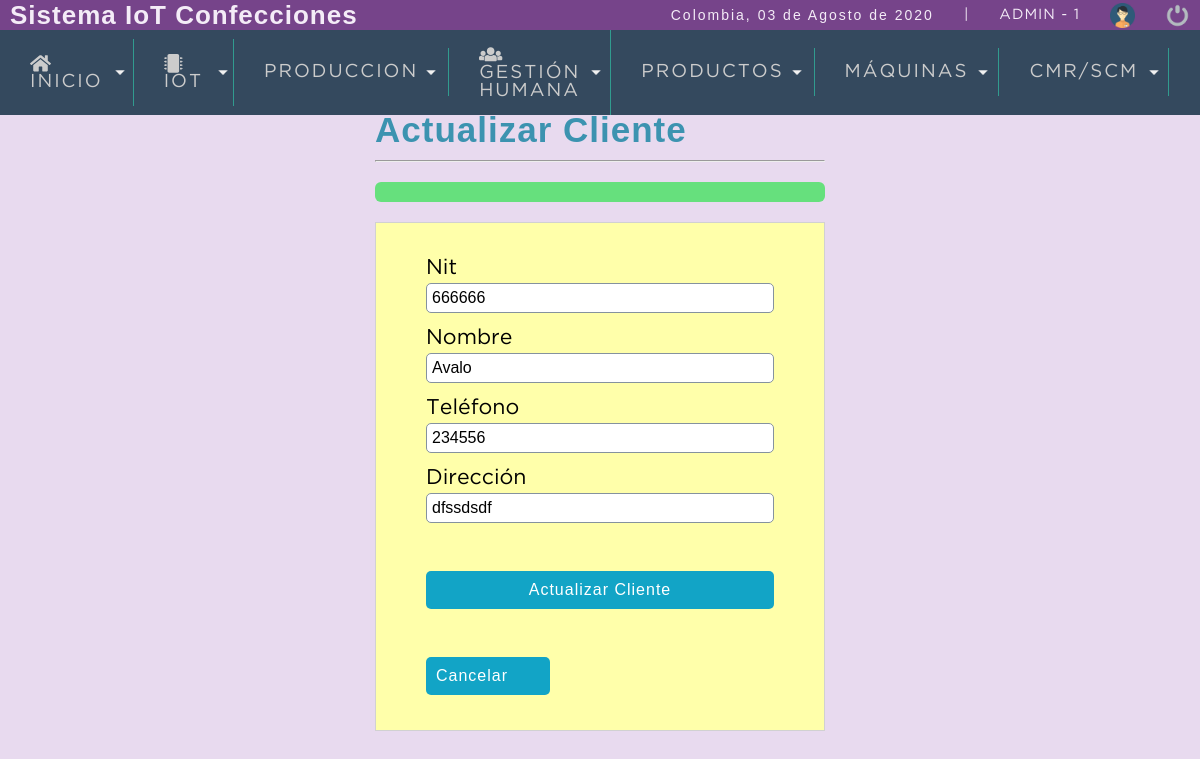
The page /sistema/editar_cliente.php?id=1 (signed in) on the database its author committed.
### tables this page shows
CREATE TABLE `cliente` (
  `idcliente` int(11) NOT NULL,
  `nit` int(11) DEFAULT NULL,
  `nombre` varchar(80) DEFAULT NULL,
  `telefono` int(11) DEFAULT NULL,
  `direccion` mediumtext DEFAULT NULL,
  `usuario_id` int(11) NOT NULL,
  `status` int(11) NOT NULL DEFAULT 1,
  `dateadd` datetime NOT NULL DEFAULT current_timestamp(),
  `updated_at` datetime DEFAULT NULL,
  `deleted_at` datetime DEFAULT NULL
);

### sistema/editar_cliente.php (the view, shortened to what this page needs)
<?php
	include "includes/scripts.php";
	$idcliente=$_REQUEST['id'];
	include "../conexion.php";
	$sql=mysqli_query($conexion,"SELECT idcliente, nit, nombre, telefono, direccion FROM cliente WHERE (idcliente=$idcliente AND status=1)");
	$result_sql=mysqli_num_rows($sql);
	if ($result_sql==0){
		header('location: lista_clientes.php');
	}else{
		while ($data=mysqli_fetch_array($sql)) {
			$nit=$data['nit'];
			$nombre=$data['nombre'];
			$telefono=$data['telefono'];
			$direccion=$data['direccion'];
		}
	}
?>
<!DOCTYPE html>
<html lang="en">
<head>
</head>
<body>
	<?php  include "includes/header.php"; ?>
	<section id="container">
		<div class="form_register">
			<h1>Actualizar Cliente</h1>
			<hr>
			<div class="alert"> <?php echo isset($alert) ? $alert : ''; ?></div>
			<form action="" method="post">
				<label for='nit'>Nit</label>
				<input type="number" name="nit" id="nit" placeholder="NIT" value="<?php echo $nit; ?>">
				<label for='nombre'>Nombre</label>
				<input type="text" name="nombre" id="nombre" placeholder="Nombre" value="<?php echo $nombre; ?>">
				<label for="telefono">Teléfono</label>
				<input type="number" name="telefono" id="telefono" placeholder="Teléfono" value="<?php echo $telefono; ?>">
				<label for="direccion">Dirección</label>
				<input type="text" name="direccion" id="direccion" placeholder="Dirección" value="<?php echo $direccion; ?>">
				<br>
				<input type="submit" value="Actualizar Cliente" class="btn_save">
				<br>
				<a class="btn_cancel" href="lista_clientes.php">Cancelar</a>
			</form>
		</div>
	</section>
</body>
</html>

### sistema/css/style1.css (style rules this page uses)
* { margin: 0; padding: 0; box-sizing: border-box; }
body { background: #E8DAEF; }
h1, h2, h3, h4, h5, h6 { font-family: 'arial'; font-weight: bold; letter-spacing: 1px; }
h1 { font-size: 26px; }
a { text-decoration: none; font-family: arial; letter-spacing: 1px; }
#container { padding: 90px 15px 15px; }
.form_register { width: 450px; margin: auto; margin-top: 20px; }
.form_register h1 { color: #3c93b0; }
hr { border: 1 background: #AAA; height: 2px; margin: 10px 0; display: block; }
form { background: #FFA; margin: auto; padding: 20px 50px; border: 1px solid #d1d1d1; }
label { display: block; font-size: 16pt; font-family: 'GothamBook'; margin: 15px auto 5px auto; }
input,select { display: block; width: 100%; font-size: 12pt; padding: 5px; border: 1px solid #85929e; border-radius: 5px; }
.btn_save { font-size: 12pt; background: #12a4c6; padding: 10px; color: #FFF; letter-spacing: 1px; border: 0; cursor: pointer; margin: 30 auto 15px auto; display: block; border-radius: 5px; }
.btn_cancel { font-size: 12pt; background: #12a4c6; padding: 10px; color: #FFF; letter-spacing: 1px; border: 0; cursor: pointer; margin: 30 auto 15px auto; display: block; border-radius: 5px; }
.alert { width: 100%; background: #66e07d; border-radius: 6px; margin: 20px auto; }
.alert { padding: 10px; }
#container h1 { font-size: 35px; display: inline-block; }
.btn_cancel,.btn_ok { width: 124px; display: inline-block; border-radius: 5px; font-size: 12pt; background: #12a4c6; padding: 10px; color: #FFF; letter-spacing: 1px; border: 0; cursor: pointer; margin: 15px auto; }

### rows shown on the page
cliente: nit "666666", nombre "Avalo", telefono "234556", direccion "dfssdsdf"

### other values the page prints
fechaC() "03 de Agosto de 2020"
$_SESSION['user'] "ADMIN"
$_SESSION['rol'] "1"
